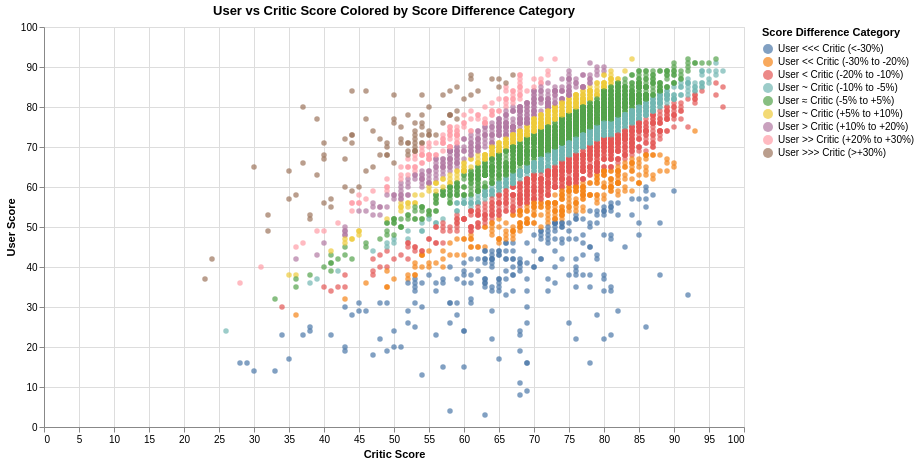

Vega-Lite specification for this chart:
### Vega-Lite specification from a JSON file in a GitHub repository (floating-point values rounded to 4 significant figures; data arrays with more than 128 entries replaced by an {"elided": "..."} marker saying what was removed)
{"config": {"view": {"continuousWidth": 300, "continuousHeight": 300}}, "data": {"name": "data-238edb8fd83b7785187fbc759d577173"}, "mark": {"type": "circle"}, "encoding": {"color": {"field": "metacritic_score_difference_pct_category", "sort": ["User <<< Critic (<-30%)", "User << Critic (-30% to -20%)", "User < Critic (-20% to -10%)", "User ~ Critic (-10% to -5%)", "User ≈ Critic (-5% to +5%)", "User ~ Critic (+5% to +10%)", "User > Critic (+10% to +20%)", "User >> Critic (+20% to +30%)", "User >>> Critic (>+30%)"], "title": "Score Difference Category", "type": "nominal"}, "tooltip": [{"field": "name", "type": "nominal"}, {"field": "metacritic_score", "type": "quantitative"}, {"field": "metacritic_user_score_0_100", "type": "quantitative"}, {"field": "metacritic_score_difference", "type": "quantitative"}, {"field": "metacritic_score_difference_pct", "type": "quantitative"}, {"field": "metacritic_score_difference_pct_category", "type": "ordinal"}], "x": {"field": "metacritic_score", "title": "Critic Score", "type": "quantitative"}, "y": {"field": "metacritic_user_score_0_100", "title": "User Score", "type": "quantitative"}}, "height": 400, "params": [{"name": "param_2", "select": {"type": "interval", "encodings": ["x", "y"]}, "bind": "scales"}], "title": "User vs Critic Score Colored by Score Difference Category", "width": 700, "$schema": "https://vega.github.io/schema/vega-lite/v5.20.1.json", "datasets": {"data-238edb8fd83b7785187fbc759d577173": {"elided": "4504 records"}}}
